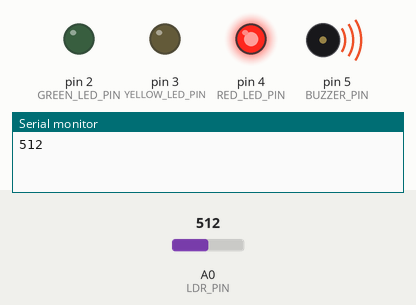
A sketch run on a simulated Arduino Uno, built with avr-gcc and run on an emulated ATmega328P. Parts: output pins drawn as LEDs (lit = HIGH), buzzer (waves = sounding), the last lines printed to the serial monitor. The inputs (shaded band) are chosen by the test bench; at power-on: A0 (LDR_PIN) = 512.

Above: at 3.9 s.
4.0 s: A0 (LDR_PIN) set to 732
10.8 s: A0 (LDR_PIN) set to 746
At 12.8 s:
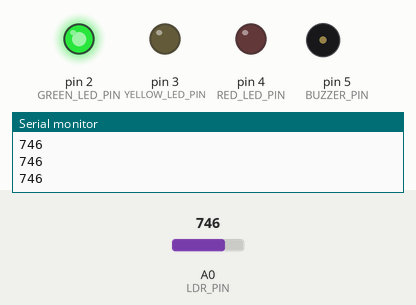
14.8 s: A0 (LDR_PIN) set to 765
At 16.1 s:
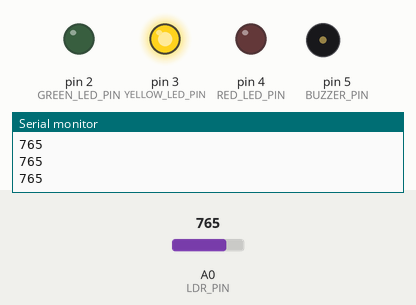
18.8 s: A0 (LDR_PIN) set to 926
22.8 s: A0 (LDR_PIN) set to 951
At 23.1 s:
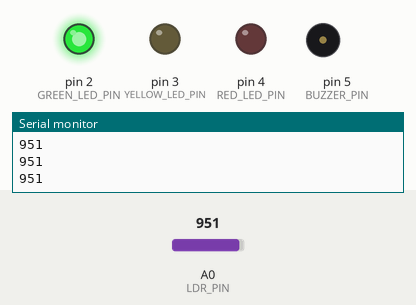
26.8 s: A0 (LDR_PIN) set to 925
At 27.8 s:
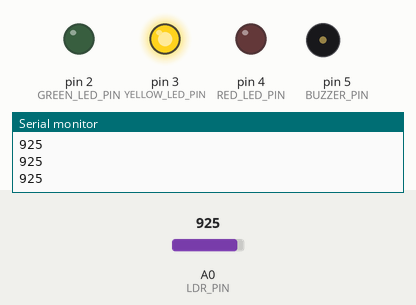
Timing chart, 0 to 29.8 s (numbered marks = the images above; inputs shaded):
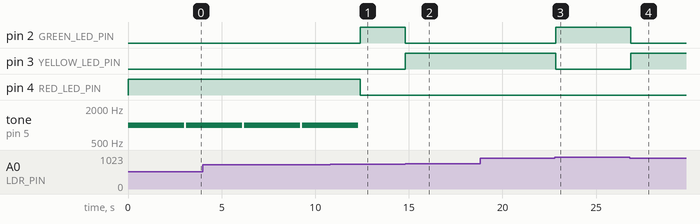

The sketch:

vinheira_agnello1.ino
```cpp
#define LDR_PIN A0
int GREEN_LED_PIN = 2;   // pino digital do led verde
int YELLOW_LED_PIN = 3;  // pino digital do led amarelo
int RED_LED_PIN = 4;     // pino digital do led vermelho
int BUZZER_PIN = 5;      // pino digital do buzzer

int lightValue = 0;    // variável para armazenar a leitura do LDR
int greenState = LOW;  // estado do led verde
int yellowState = LOW; // estado do led amarelo
int redState = LOW;    // estado do led vermelho
int buzzerState = LOW; // estado do buzzer

void setup() {
  Serial.begin(9600);
  pinMode(LDR_PIN, INPUT);
  pinMode(GREEN_LED_PIN, OUTPUT);
  pinMode(YELLOW_LED_PIN, OUTPUT);
  pinMode(RED_LED_PIN, OUTPUT);
  pinMode(BUZZER_PIN, OUTPUT);
  Serial.begin(9600);
}

void loop() {
  // Leitura do valor do LDR
  lightValue = analogRead(LDR_PIN);

  // Checagem do nível de luminosidade
  if (lightValue <= 935 && lightValue>=755) {
    // Luminosidade média - liga led amarelo e desliga verde
    digitalWrite(GREEN_LED_PIN, LOW);
    digitalWrite(YELLOW_LED_PIN, HIGH);
    digitalWrite(RED_LED_PIN, LOW);
    noTone(BUZZER_PIN);   // para o som do buzzer
  } else if (lightValue <= 745 ) {
    // Luminosidade alta - liga led vermelho e desliga verde e amarelo
    digitalWrite(GREEN_LED_PIN, LOW);
    digitalWrite(YELLOW_LED_PIN, LOW);
    digitalWrite(RED_LED_PIN, HIGH);
    tone(BUZZER_PIN, 1000);// toca um som de 1kHz no buzzer
    	delay(3000);
    noTone(BUZZER_PIN);
  } else {
    // Luminosidade baixa - liga led verde e desliga os outros
    digitalWrite(GREEN_LED_PIN, HIGH);
    digitalWrite(YELLOW_LED_PIN, LOW);
    digitalWrite(RED_LED_PIN, LOW);
    noTone(BUZZER_PIN);   // para o som do buzzer
  }

  Serial.println(lightValue);  // imprime o valor lido do LDR no monitor serial
  delay(100);  // aguarda 100ms antes de fazer uma nova leitura do LDR
}
```

Measured:
- the behaviour switches between 745 and 746 on A0 (LDR_PIN) (found by bisection; images 0 and 1)
- the behaviour switches between 935 and 936 on A0 (LDR_PIN) (found by bisection; images 2 and 3)
- after the input at 10.8 s, pin 2 (GREEN_LED_PIN): LOW → HIGH after 1.6 s; pin 4 (RED_LED_PIN): HIGH → LOW after 1.6 s; tone on pin 5 (BUZZER_PIN): goes on until 12.3 s, then stays silent
- after the input at 14.8 s, pin 2 (GREEN_LED_PIN): HIGH → LOW at once; pin 3 (YELLOW_LED_PIN): LOW → HIGH at once
- after the input at 22.8 s, pin 2 (GREEN_LED_PIN): LOW → HIGH at once; pin 3 (YELLOW_LED_PIN): HIGH → LOW at once
- after the input at 26.8 s, pin 2 (GREEN_LED_PIN): HIGH → LOW after 0.05 s; pin 3 (YELLOW_LED_PIN): LOW → HIGH after 0.05 s
- by itself, tone on pin 5 (BUZZER_PIN): alternates 1000 Hz for 3.0 s and silent for 0.10 s
